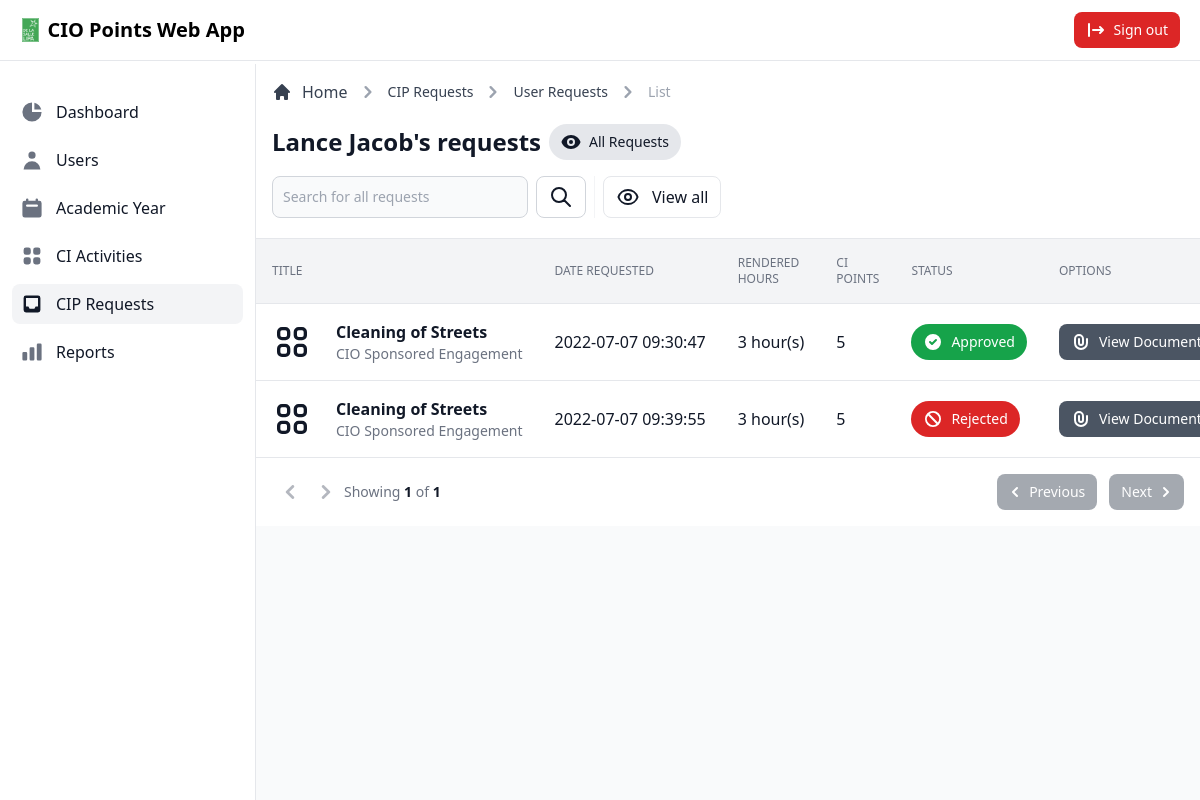
The app's page /admin/view/userrequests.php?id=9 (signed in) with its own data.
### tables this page shows
CREATE TABLE `user` (
  `user_id` int(11) NOT NULL,
  `first_name` varchar(255) NOT NULL,
  `middle_name` varchar(255) NOT NULL,
  `last_name` varchar(255) NOT NULL,
  `address` varchar(255) NOT NULL,
  `email` varchar(255) NOT NULL,
  `password` varchar(255) NOT NULL,
  `contact_number` varchar(255) NOT NULL,
  `department` varchar(255) NOT NULL,
  `division` varchar(255) NOT NULL,
  `status` varchar(255) NOT NULL,
  `type` varchar(255) NOT NULL,
  `date_created` timestamp NOT NULL DEFAULT current_timestamp(),
  `date_updated` timestamp NOT NULL DEFAULT current_timestamp() ON UPDATE current_timestamp()
);

CREATE TABLE `user_request` (
  `request_id` int(11) NOT NULL,
  `user_id` int(11) NOT NULL,
  `activity_id` int(11) NOT NULL,
  `supporting_docs_name` varchar(255) NOT NULL,
  `supporting_docs_type` varchar(255) NOT NULL,
  `supporting_docs` mediumblob NOT NULL,
  `rendered_hours` int(11) NOT NULL,
  `date_requested` timestamp NOT NULL DEFAULT current_timestamp(),
  `request_status` varchar(255) NOT NULL,
  `date_updated` timestamp NOT NULL DEFAULT current_timestamp() ON UPDATE current_timestamp()
);

CREATE TABLE `ci_activity` (
  `activity_id` int(11) NOT NULL,
  `title` varchar(255) NOT NULL,
  `date` date NOT NULL,
  `venue` varchar(255) NOT NULL,
  `department` varchar(255) NOT NULL,
  `division` varchar(255) NOT NULL,
  `description` varchar(255) NOT NULL,
  `type` varchar(255) NOT NULL,
  `duration` int(11) NOT NULL,
  `user_id` int(11) DEFAULT NULL,
  `ci_points` int(11) NOT NULL,
  `ay_id` int(11) DEFAULT NULL,
  `semester` varchar(255) NOT NULL,
  `date_created` timestamp NOT NULL DEFAULT current_timestamp(),
  `date_updated` timestamp NOT NULL DEFAULT current_timestamp() ON UPDATE current_timestamp()
);

### admin/pages/userrequests/tabledata.php (the view, shortened to what the rows shown need)
<div class="flex flex-col">
  <div class="overflow-x-auto">
    <div class="inline-block min-w-full align-middle">
      <div class="overflow-hidden shadow">
        <table class="min-w-full divide-y divide-gray-200 table-fixed">
          <thead class="bg-gray-100">
            <tr>
              <th scope="col" class="p-4 text-xs font-medium text-left text-gray-500 uppercase">
                Title
              </th>
              <th scope="col" class="p-4 text-xs font-medium text-left text-gray-500 uppercase">
                Date Requested
              </th>
              <th scope="col" class="p-4 text-xs font-medium text-left text-gray-500 uppercase">
                Rendered Hours
              </th>
              <th scope="col" class="p-4 text-xs font-medium text-left text-gray-500 uppercase">
                CI Points
              </th>
              <th scope="col" class="p-4 text-xs font-medium text-left text-gray-500 uppercase">
                Status
              </th>
              <th scope="col" class="p-4 text-xs font-medium text-left text-gray-500 uppercase">
                Options
              </th>
            </tr>
          </thead>
          <tbody class="bg-white divide-y divide-gray-200">
            <?php foreach ($records as $data) { ?>
              <tr class="hover:bg-gray-100">
                <td class="flex items-center p-4 mr-12 space-x-6 whitespace-nowrap lg:mr-0">
                  <div class="text-sm font-normal text-gray-500">
                    <div class="text-base font-semibold text-gray-900"><?= $data['title']; ?></div>
                    <div class="text-sm font-normal text-gray-500"><?= $data['type']; ?></div>
                  </div>
                </td>
                <td class="p-4 text-base font-medium text-gray-900 whitespace-nowrap"><?= $data['date_requested']; ?></td>
                <td class="p-4 text-base font-medium text-gray-900 whitespace-nowrap"><?= $data['rendered_hours']; ?> hour(s)</td>
                <td class="p-4 text-base font-normal text-gray-900 whitespace-nowrap"><?= $data['ci_points']; ?></td>
                <td class="p-4 text-base font-normal text-gray-900 whitespace-nowrap">
                  <?php if ($data['request_status'] == 'pending') { ?>
                    <span class="inline-flex px-3 py-2 text-sm font-medium text-center text-gray-900 capitalize bg-yellow-500 rounded-full">
                      <svg xmlns="http://www.w3.org/2000/svg" class="w-5 h-5 mr-2" viewBox="0 0 20 20" fill="currentColor">
                        <path fill-rule="evenodd" d="M10 18a8 8 0 100-16 8 8 0 000 16zm1-12a1 1 0 10-2 0v4a1 1 0 00.293.707l2.828 2.829a1 1 0 101.415-1.415L11 9.586V6z" clip-rule="evenodd" />
                      </svg>
                      <?= $data['request_status']; ?>
                    </span>
                  <?php } else if ($data['request_status'] == 'approved') { ?>
                    <span class="inline-flex px-3 py-2 text-sm font-medium text-center text-white capitalize bg-green-600 rounded-full">
                      <svg xmlns="http://www.w3.org/2000/svg" class="w-5 h-5 mr-2" viewBox="0 0 20 20" fill="currentColor">
                        <path fill-rule="evenodd" d="M10 18a8 8 0 100-16 8 8 0 000 16zm3.707-9.293a1 1 0 00-1.414-1.414L9 10.586 7.707 9.293a1 1 0 00-1.414 1.414l2 2a1 1 0 001.414 0l4-4z" clip-rule="evenodd" />
                      </svg>
                      <?= $data['request_status']; ?>
                    </span>
                  <?php } else if ($data['request_status'] == 'rejected') { ?>
                    <span class="inline-flex px-3 py-2 text-sm font-medium text-center text-white capitalize bg-red-600 rounded-full">
                      <svg xmlns="http://www.w3.org/2000/svg" class="w-5 h-5 mr-2" viewBox="0 0 20 20" fill="currentColor">
                        <path fill-rule="evenodd" d="M13.477 14.89A6 6 0 015.11 6.524l8.367 8.368zm1.414-1.414L6.524 5.11a6 6 0 018.367 8.367zM18 10a8 8 0 11-16 0 8 8 0 0116 0z" clip-rule="evenodd" />
                      </svg>
                      <?= $data['request_status']; ?>
                    </span>
                  <?php } ?>
                </td>
                <td class="p-4 space-x-2 whitespace-nowrap">
                  <a title="<?= $data['supporting_docs_name']; ?>" target="_blank" href="../view/cipview.php?id=<?= $data['request_id']; ?>" class="inline-flex items-center px-3 py-2 text-sm font-medium text-center text-white bg-gray-600 rounded-lg hover:bg-gray-700 focus:ring-4 focus:ring-gray-200">
                    <svg xmlns="http://www.w3.org/2000/svg" class="w-5 h-5 mr-2" viewBox="0 0 20 20" fill="currentColor">
                      <path fill-rule="evenodd" d="M8 4a3 3 0 00-3 3v4a5 5 0 0010 0V7a1 1 0 112 0v4a7 7 0 11-14 0V7a5 5 0 0110 0v4a3 3 0 11-6 0V7a1 1 0 012 0v4a1 1 0 102 0V7a3 3 0 00-3-3z" clip-rule="evenodd" />
                    </svg>
                    View Documents
                  </a>
                </td>
              </tr>
            <?php } ?>
          </tbody>
        </table>
      </div>
    </div>
  </div>
</div>

### admin/pages/userrequests/main.php (shortened to what the rows shown need)
<div class="flex pt-16 overflow-hidden bg-white">
  <div id="main-content" class="relative w-full h-full overflow-y-auto bg-gray-50 lg:ml-64">
    <main>
      <div class="items-center justify-between block p-4 bg-white border-b border-gray-200 sm:flex">
        <div class="w-full mb-1">
          <div class="mb-4">
            <div class="flex items-center">
              <h1 class="mr-2 text-xl font-semibold text-gray-900 sm:text-2xl"><?= $records[0]['first_name']; ?>'s requests</h1>
              <?php if (isset($_GET['status']) && $_GET['status'] == 'pending') { ?>
                <span class="inline-flex px-3 py-2 text-sm font-medium text-center text-gray-900 capitalize bg-yellow-500 rounded-full">
                  <svg xmlns="http://www.w3.org/2000/svg" class="w-5 h-5 mr-2" viewBox="0 0 20 20" fill="currentColor">
                    <path fill-rule="evenodd" d="M10 18a8 8 0 100-16 8 8 0 000 16zm1-12a1 1 0 10-2 0v4a1 1 0 00.293.707l2.828 2.829a1 1 0 101.415-1.415L11 9.586V6z" clip-rule="evenodd" />
                  </svg>
                  <?= $_GET['status']; ?>
                </span>
              <?php } else if (!isset($_GET['status'])) { ?>
                <span class="inline-flex px-3 py-2 text-sm font-medium text-center text-gray-900 capitalize bg-gray-200 rounded-full">
                  All requests
                </span>
              <?php } ?>
            </div>
          </div>
        </div>
      </div>
      <?php
      if (!empty($records)) {
        include_once '../pages/userrequests/tabledata.php';
      }
      ?>
    </main>
  </div>
</div>

### records on screen
user: first_name "Lance Jacob"
user_request: activity.title "Cleaning of Streets", activity.type "CIO Sponsored Engagement", date_requested "2022-07-07 09:30:47", rendered_hours "3", activity.ci_points "5", request_status "Approved"
user_request: activity.title "Cleaning of Streets", activity.type "CIO Sponsored Engagement", date_requested "2022-07-07 09:39:55", rendered_hours "3", activity.ci_points "5", request_status "Rejected"

### other values on screen
$page "1"
$total_pages "1"
